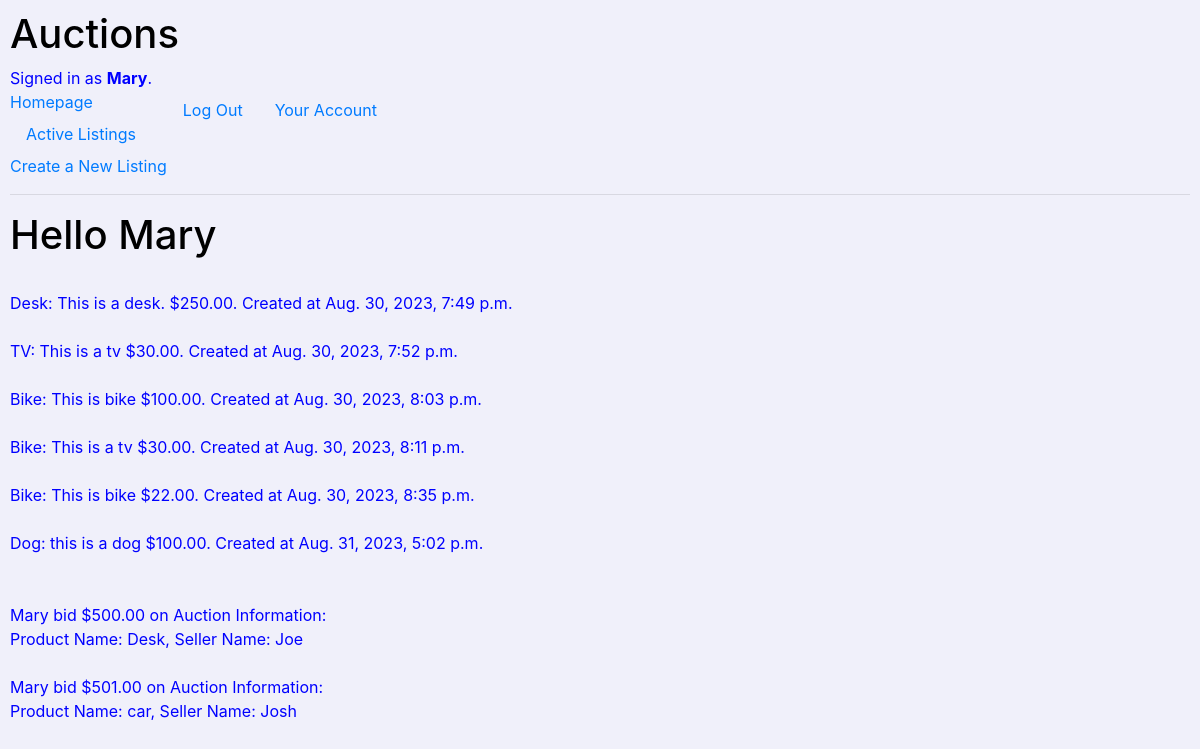
Page /useraccount/ (signed in) on the earlier database version.
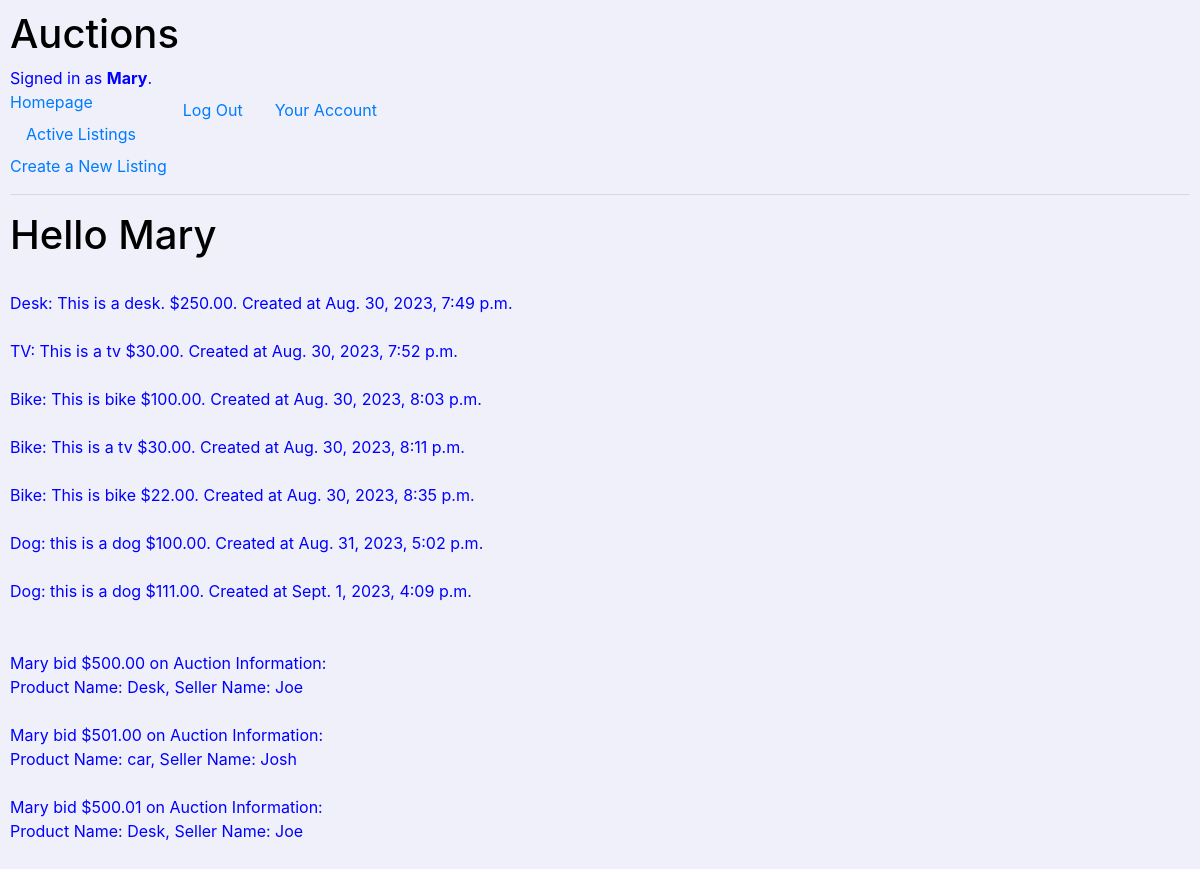
Same page on the later database version.
### auctions/models.py (models this page shows)
class AuctionListing(models.Model):
    product_name = models.CharField(max_length=50, blank=False)
    price = models.DecimalField(max_digits=6, decimal_places=2)
    created_at = models.DateTimeField(auto_now_add=True)
    product_image = models.ImageField(
        null=True, blank=True, upload_to="images/")
    brief_description = models.CharField(
        max_length=200, blank=True, default=0.0)
    seller_name = models.ForeignKey(
        User, on_delete=models.CASCADE, related_name="sellername", blank=True, null=True)
    def __str__(self):
        return f"Product Name: {self.product_name}, Seller Name: {self.seller_name} "

class Bid(models.Model):
    auction = models.ForeignKey(
        AuctionListing, on_delete=models.CASCADE, null=True)
    bid_price = models.DecimalField(max_digits=6, decimal_places=2)
    bidder_name = models.ForeignKey(
        User, on_delete=models.CASCADE, related_name="bidder")
    bid_time = models.DateTimeField(auto_now_add=True)
    def __str__(self):
        return f"{self.bidder_name} bid ${self.bid_price}"

class User(AbstractUser):
    pass

### auctions/views.py (the view)
# urls.py: path("useraccount/", views.user_account, name="useraccount"),
@login_required(login_url="login")
def user_account(request):
    auction_sellings = AuctionListing.objects.filter(
        seller_name=request.user.id).all()
    all_bids = Bid.objects.filter(
        bidder_name=request.user.id).all()
    return render(request, 'auctions/useraccount.html', {
        "auction_sellings": auction_sellings,
        "all_bids": all_bids,
    })

### auctions/templates/auctions/useraccount.html
{% extends 'auctions/layout.html' %}
{% block body %}
    <div>
        <h1>Hello {{ user.username }}</h1>
        {% for auction_selling in auction_sellings %}<br>
        {{ auction_selling.product_name }}: {{ auction_selling.brief_description }}
        ${{auction_selling.price}}. Created at {{auction_selling.created_at}}<br></a>
        {% endfor %}
        <br><br>
        {% for all_bid in all_bids %}
        {{ all_bid }} on Auction Information: <br>{{ all_bid.auction }}<br><br>
        {% endfor %}
    </div>
{% endblock %}

Differences in the rows shown:
added AuctionListing: product_name "Dog", brief_description "this is a dog", price "111.00", created_at "Sept. 1, 2023, 4:09 p.m."
added Bid: bidder_name+bid_price "Mary bid $500.01", auction "Product Name: Desk, Seller Name: Joe"
